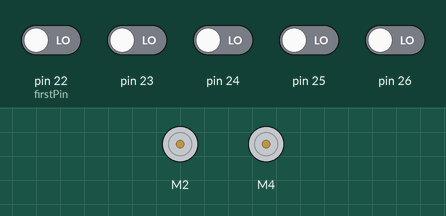
Bench run of a program on a simulated Arduino Mega 2560, built with avr-gcc and run on an emulated ATmega2560. Shown: 2 × DC motor (green arrow = forward, orange = backward, longer = faster). The test bench sets the inputs (shaded band); at power-on: pin 22 (firstPin), pin 23–26 LOW.

Above: at 1.2 s.
1.3 s: pin 22 (firstPin) driven HIGH
At 2.3 s:
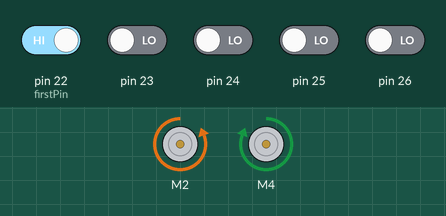
2.8 s: pin 23 driven HIGH
At 3.4 s:
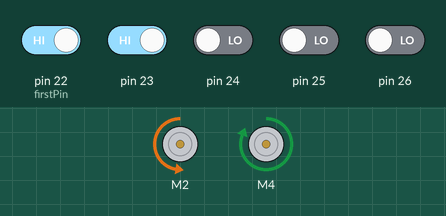
4.3 s: pin 22 (firstPin) driven LOW
At 4.6 s:
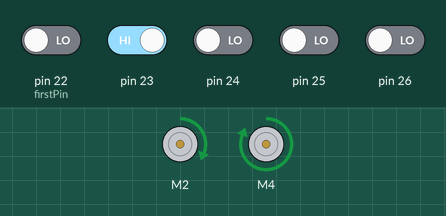
5.8 s: pin 24 driven HIGH
At 6.9 s:
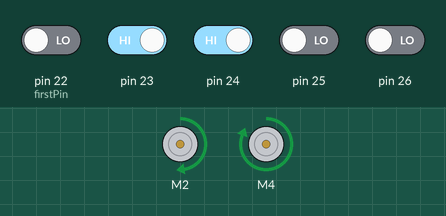
7.3 s: pin 25 driven HIGH
At 8.1 s:
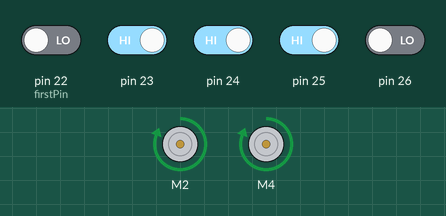
8.8 s: pin 25 driven LOW
At 9.2 s:
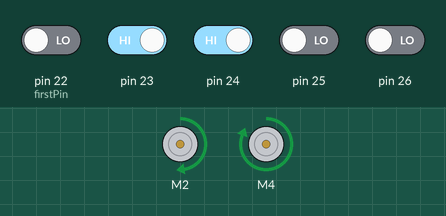
Timing chart, 0 to 11.3 s (numbered marks = the images above; inputs shaded):
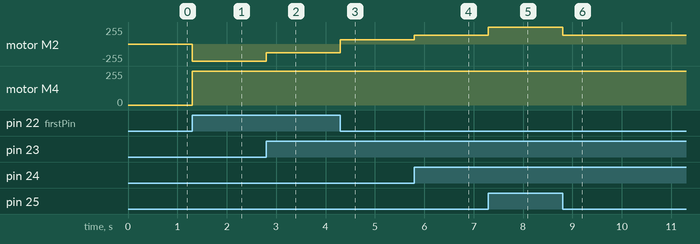

Measured:
- after the input at 1.3 s, motor M2: stopped → backward 255/255 at once; motor M4: stopped → forward 255/255 at once
- after the input at 2.8 s, motor M2: backward 255/255 → backward 128/255 at once
- after the input at 4.3 s, motor M2: backward 128/255 → forward 64/255 at once
- after the input at 5.8 s, motor M2: forward 64/255 → forward 128/255 at once
- after the input at 7.3 s, motor M2: forward 128/255 → forward 255/255 at once
- after the input at 8.8 s, motor M2: forward 255/255 → forward 128/255 at once

The program:

main.cpp
```cpp
// github repo at https://github.com/robert-saramet/Line-Follower
// using L298N library found at https://github.com/AndreaLombardo/L298N
// using 5 sensor cytron maker line (digital inputs)

/*
 ----------------   ----------------------
 | Mega | L298N |   | Mega | Line Sensor |
 |------|-------|   |------|-------------|
 |  2   |  IN1  |   |  22  |      D1     |
 |  3   |  IN2  |   |  23  |      D2     |
 |  4   |  IN3  |   |  24  |      D3     |
 |  5   |  IN4  |   |  25  |      D4     |
 |  6   |  ENA  |   |  26  |      D5     |
 |  7   |  ENB  |   |---------------------
 ----------------
*/

#include <Arduino.h>
#include <L298NX2.h>

#define motorA1 2
#define motorA2 3
#define motorB1 4
#define motorB2 5
#define motorA_EN 6
#define motorB_EN 7

short ls[6][2]; //ls[1-5][0] for line sensor pin numbers, ls[1-5][1] for sensor values
int firstPin = 22; //first line sensor pin number
float speedMultiplier = 1; //number to divide speed by

L298NX2 robot(motorA_EN, motorA1, motorA2, motorB_EN, motorB1, motorB2); //initialize motor driver

void steer(int speedA, int SpeedB){
    robot.setSpeedA(speedA / speedMultiplier);
    robot.setSpeedB(SpeedB /speedMultiplier);
}

//get value of each line sensor and store it in array
void readLine(){
    for(int i = 1; i <= 5; i++){
        ls[i][1] = digitalRead(ls[i][0]);
    }
}

void followLine(){
    readLine();
    if (ls[1][1]==0 && ls[2][1]==0 && ls[3][1]==1 && ls[4][1]==0 && ls[5][1]==0){
        robot.setSpeed(255 / speedMultiplier);
        robot.forward();
    }
    else if (ls[1][1]==0 && ls[2][1]==1 && ls[3][1]==1 && ls[4][1]==1 && ls[5][1]==0){
        robot.setSpeed(255 / speedMultiplier);
        robot.forward();
    }
    else if (ls[1][1]==0 && ls[2][1]==1 && ls[3][1]==1 && ls[4][1]==0 && ls[5][1]==0){
        steer(128, 255);
        robot.forwardA();
        robot.forwardB();
    }
    else if (ls[1][1]==0 && ls[2][1]==1 && ls[3][1]==0 && ls[4][1]==0 && ls[5][1]==0){
        steer(64, 255);
        robot.forwardA();
        robot.forwardB();
    }
    else if (ls[1][1]==1 && ls[2][1]==1 && ls[3][1]==0 && ls[4][1]==0 && ls[5][1]==0){
        steer(128, 255);
        robot.backwardA();
        robot.forwardB();
    }
    else if (ls[1][1]==1 && ls[2][1]==0 && ls[3][1]==0 && ls[4][1]==0 && ls[5][1]==0){
        steer(255, 255);
        robot.backwardA();
        robot.forwardB();
    }
    else if (ls[1][1]==0 && ls[2][1]==0 && ls[3][1]==1 && ls[4][1]==1 && ls[5][1]==0){
        robot.forwardA();
        robot.forwardB();
    }
    else if (ls[1][1]==0 && ls[2][1]==0 && ls[3][1]==0 && ls[4][1]==1 && ls[5][1]==0){
        steer(255, 64);
        robot.forwardA();
        robot.forwardB();
    }
    else if (ls[1][1]==0 && ls[2][1]==0 && ls[3][1]==0 && ls[4][1]==0 && ls[5][1]==1){
        steer(255, 128);
        robot.forwardA();
        robot.backwardB();
    }
    else if (ls[1][1]==0 && ls[2][1]==0 && ls[3][1]==0 && ls[4][1]==0 && ls[5][1]==1){
        steer(255, 255);
        robot.forwardA();
        robot.backwardB();
    }
    else if (ls[1][1]==0 && ls[2][1]==1 && ls[3][1]==1 && ls[4][1]==1 && ls[5][1]==0){
        robot.setSpeed(255 / speedMultiplier);
        robot.forward();
    }
    else if (ls[1][1]==1 && ls[2][1]==1 && ls[3][1]==1 && ls[4][1]==0 && ls[5][1]==0){
        steer(128, 255);
        robot.backwardA();
        robot.forwardB();
    }
    else if (ls[1][1]==0 && ls[2][1]==0 && ls[3][1]==1 && ls[4][1]==1 && ls[5][1]==1){
        steer(255, 128);
        robot.forwardA();
        robot.backwardB();
    }
    else{
    }
}

void setup(){
    Serial.begin(9600);
    robot.setSpeed(255);
    robot.stop();

    //initialize line sensor pins as inputs
    for(int i = 1; i <= 5; i++){
        ls[i][0] = firstPin - 1 + i;
        pinMode(ls[i][0], INPUT);
    }
}

void loop(){
    followLine();
}
```
